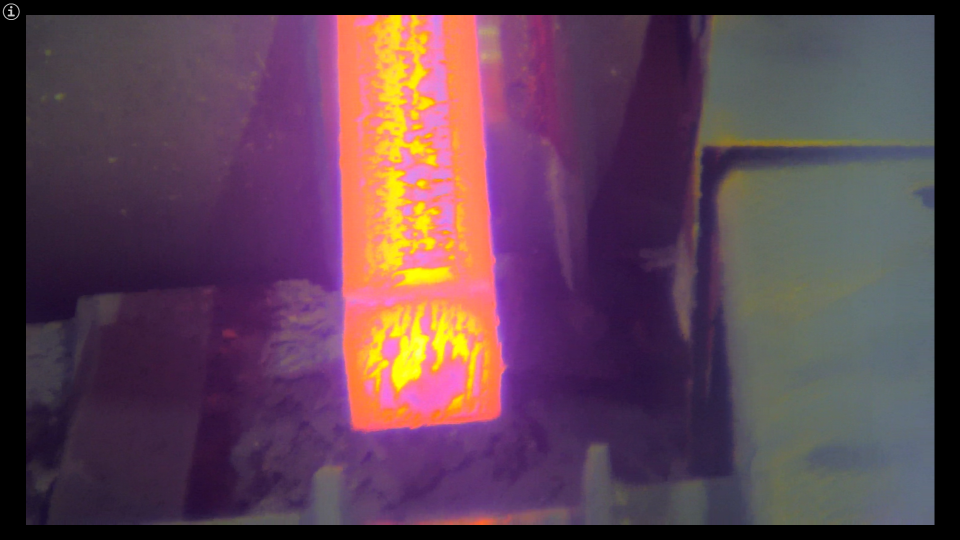
#> input picture img/Captura de pantalla (160).png, 1920 x 1080 px (shown at 1/2 size)
$ python OpenCV.py
#> lines starting #> are read from the running program, lines starting #| are printed output that depends on the picture; after the words box and inside, x2 and y2 are one past the last pixel; in counts of white or black regions, pixels touching at a corner belong together
import cv2
import numpy as np

# Cargar la imagen
image = cv2.imread('img/Captura de pantalla (160).png')
#> image is the input picture: shape (1080, 1920, 3); mean B, G, R 83, 66.4, 95.7

# Convertir la imagen a espacio de color HSV
hsv = cv2.cvtColor(image, cv2.COLOR_BGR2HSV)
#> hsv: shape (1080, 1920, 3); mean H, S, V 104.8, 95, 103.4

# Definir los rangos de color para el rojo, amarillo y morado
lower_red = np.array([0, 100, 100])
upper_red = np.array([10, 255, 255])

lower_yellow = np.array([25, 100, 100])
upper_yellow = np.array([35, 255, 255])

lower_purple = np.array([140, 100, 100])
upper_purple = np.array([160, 255, 255])

lower_red_2 = np.array([160, 100, 100])
upper_red_2 = np.array([180, 255, 255])

lower_orange = np.array([11, 100, 100])
upper_orange = np.array([25, 255, 255])

#Rango de colores para la sombra
upper_color = np.array([168, 68, 120])
lower_color = np.array([1, 137, 160])


# Aplicar los umbrales de color para obtener las máscaras binarias
mask_red = cv2.inRange(hsv, lower_red, upper_red)
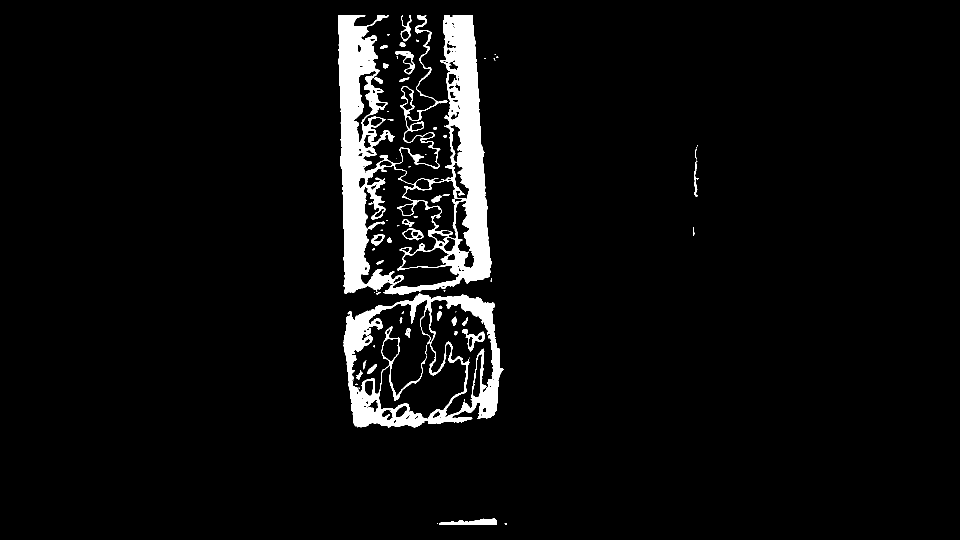
#> mask_red: shape (1080, 1920) (shown at 1/2 size); 4.7% white; 75 white regions (35 under 20 px), largest, box (x1, y1, x2, y2) and area: (676, 30, 983, 590) 67413, (686, 587, 1007, 855) 24228, (879, 1037, 994, 1050) 970
mask_yellow = cv2.inRange(hsv, lower_yellow, upper_yellow)
#> mask_yellow: shape (1080, 1920); 1.4% white; 64 white regions (19 under 20 px), largest, box (x1, y1, x2, y2) and area: (784, 623, 857, 781) 5329, (865, 627, 938, 739) 2912, (770, 337, 810, 479) 2851
mask_purple = cv2.inRange(hsv, lower_purple, upper_purple)
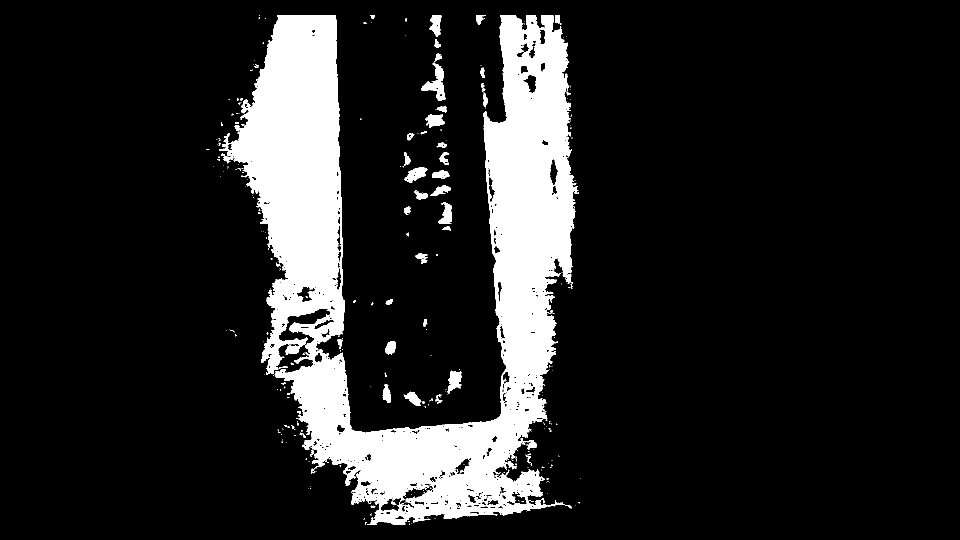
#> mask_purple: shape (1080, 1920) (shown at 1/2 size); 13.9% white; 302 white regions (244 under 20 px), largest, box (x1, y1, x2, y2) and area: (438, 30, 1157, 1050) 276807, (843, 125, 892, 201) 1433, (894, 741, 924, 788) 798

mask_red_2 = cv2.inRange(hsv, lower_red_2, upper_red_2)
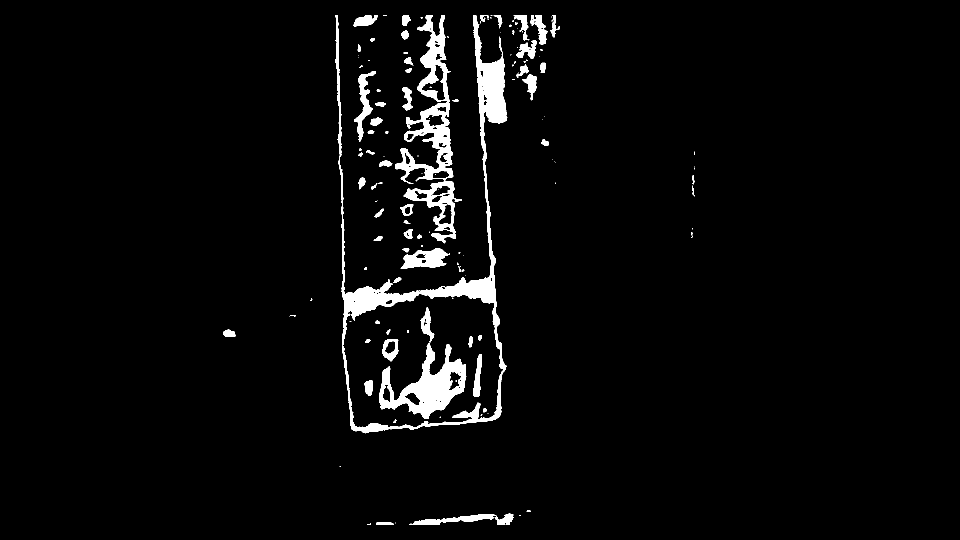
#> mask_red_2: shape (1080, 1920) (shown at 1/2 size); 3.4% white; 137 white regions (73 under 20 px), largest, box (x1, y1, x2, y2) and area: (671, 30, 1015, 867) 25694, (790, 30, 924, 487) 15380, (758, 686, 933, 838) 10455
mask_orange = cv2.inRange(hsv, lower_orange, upper_orange)
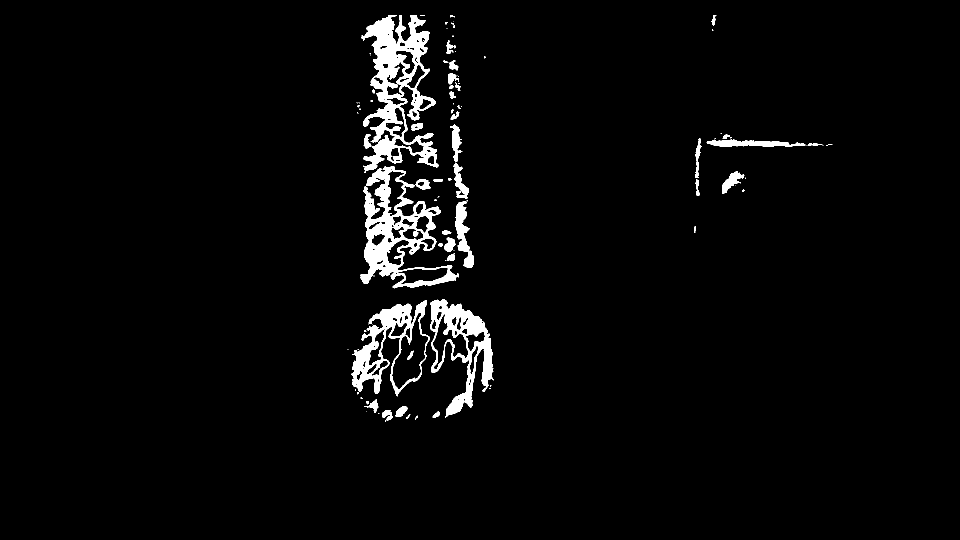
#> mask_orange: shape (1080, 1920) (shown at 1/2 size); 3.1% white; 99 white regions (53 under 20 px), largest, box (x1, y1, x2, y2) and area: (722, 30, 878, 346) 18872, (721, 332, 918, 577) 14932, (860, 599, 988, 835) 9831

mask_color = cv2.inRange(hsv, lower_color, upper_color)
#> mask_color: shape (1080, 1920); every value is 0
# Combinar las máscaras binarias
combined_mask = cv2.bitwise_or(mask_red, mask_purple, mask_red_2, mask_orange)
combined_mask = cv2.bitwise_or(mask_red, mask_red_2)
#> combined_mask: shape (1080, 1920); 8.1% white; 121 white regions (74 under 20 px)

# Aplicar la máscara a la imagen original
masked_image = cv2.bitwise_and(image, image, mask=combined_mask)
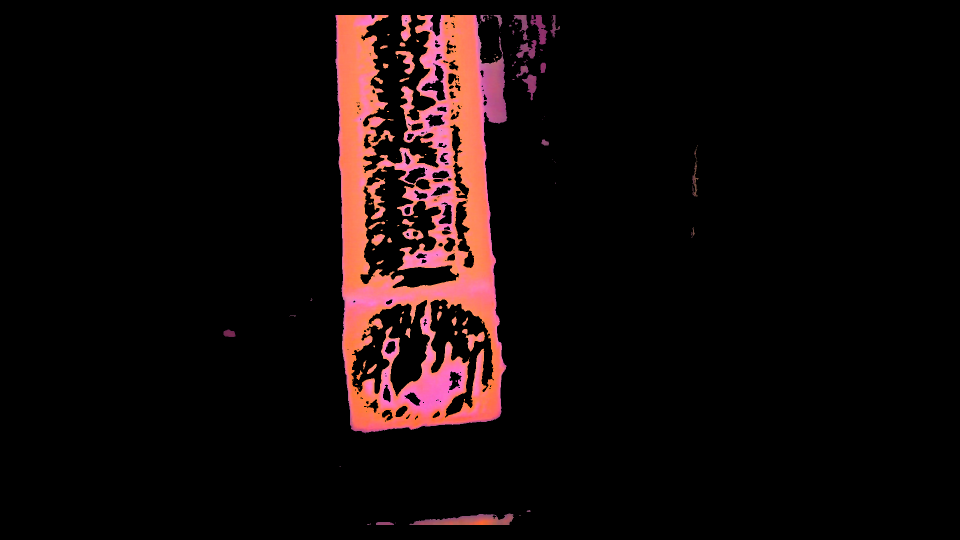
#> masked_image: shape (1080, 1920, 3) (shown at 1/2 size); mean B, G, R 9.9, 10.1, 19.9

# Aplicar el filtro de contraste a la imagen
#filtered_image = cv2.medianBlur(masked_image, 5)
filtered_image = cv2.GaussianBlur(masked_image, (5, 5), 0)

gray_image = cv2.cvtColor(filtered_image, cv2.COLOR_BGR2GRAY)
equalized_image = cv2.equalizeHist(gray_image)
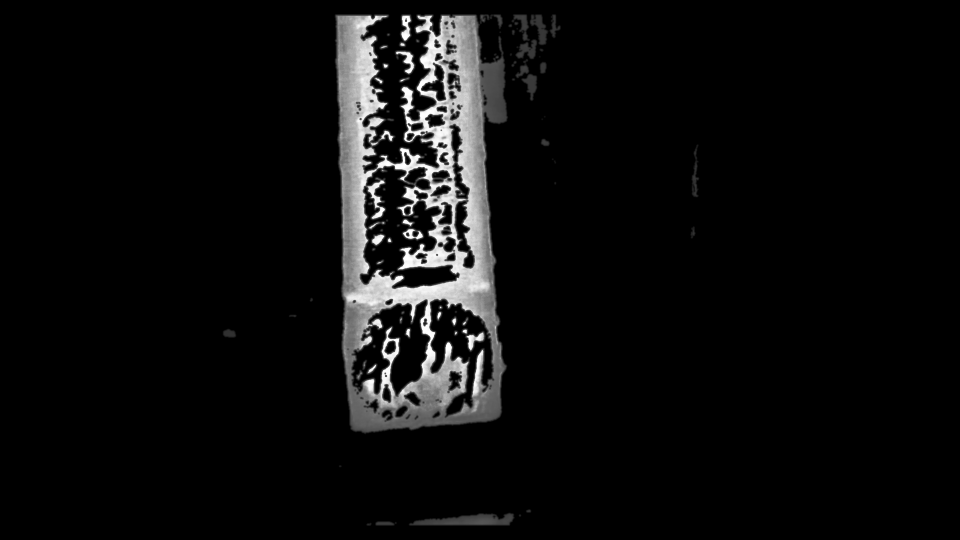
#> equalized_image: shape (1080, 1920) (shown at 1/2 size); min 0, max 255, mean 13.1

# Convertir la imagen de vuelta a color para trazar las líneas en verde
lines_image = cv2.cvtColor(equalized_image, cv2.COLOR_GRAY2BGR)

# Encontrar los contornos en la imagen resultante
contours, _ = cv2.findContours(combined_mask, cv2.RETR_EXTERNAL, cv2.CHAIN_APPROX_SIMPLE)
#> contours = 82 contours, 60 with area under 20; largest, box (x1, y1, x2, y2) and area: (671, 30, 1015, 867) 222004, (819, 1027, 1028, 1050) 2828, (1061, 30, 1096, 89) 825, (801, 30, 823, 83) 717, (791, 102, 830, 149) 689

if contours is not None:
    for contour in contours:
        # Aproximar el contorno poligonal
        epsilon = 0.02 * cv2.arcLength(contour, True)
        approx = cv2.approxPolyDP(contour, epsilon, True)

        # Dibujar las líneas rectas ajustadas al contorno
        cv2.drawContours(lines_image, [approx], 0, (0, 255, 0), 2)
#> this loop made 82 passes
#> (epsilon, approx) on passes 2, 4, 5, 7, 13, 15, 16, 17, 18, 19: (0.04, [[791, 1045], [791, 1046]]), (0.08, [[1039, 1030], [1039, 1031], [1040, 1031], [1040, 1030]]), (9.49, [[1027, 1035], [958, 1028], [819, 1049], [1018, 1049]]), (0.08, [[679, 932], [681, 932]]), (0.08, [[1384, 456], [1384, 458]]), (0, [[1395, 378]]), (0, [[1385, 370]]), (0.08, [[1110, 365], [1110, 367]]), (0, [[1388, 332]]), (0, [[1110, 325]])
#> epsilon on passes 1, 3, 6, 8, 9, 10: 0.353, 1.53, 0.353, 1.3, 0.513, 0.261
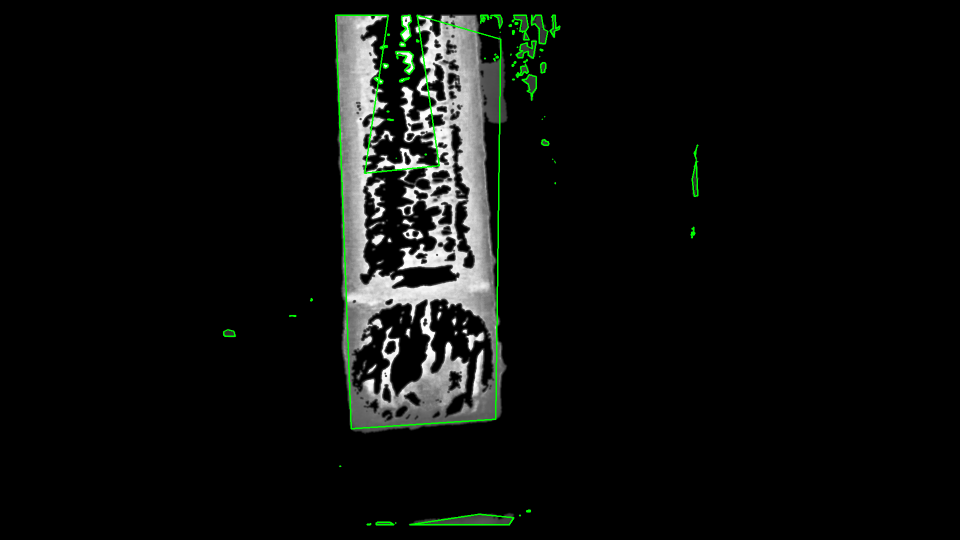
#> lines_image: shape (1080, 1920, 3) (shown at 1/2 size); mean B, G, R 12.5, 14.5, 12.5

window_width = 1980
window_height = 720

cv2.namedWindow('Resultado', cv2.WINDOW_NORMAL)
cv2.resizeWindow('Resultado', window_width, window_height)

# Mostrar la imagen resultante
cv2.imshow('Resultado', masked_image)
cv2.waitKey(0)
cv2.destroyAllWindows()
